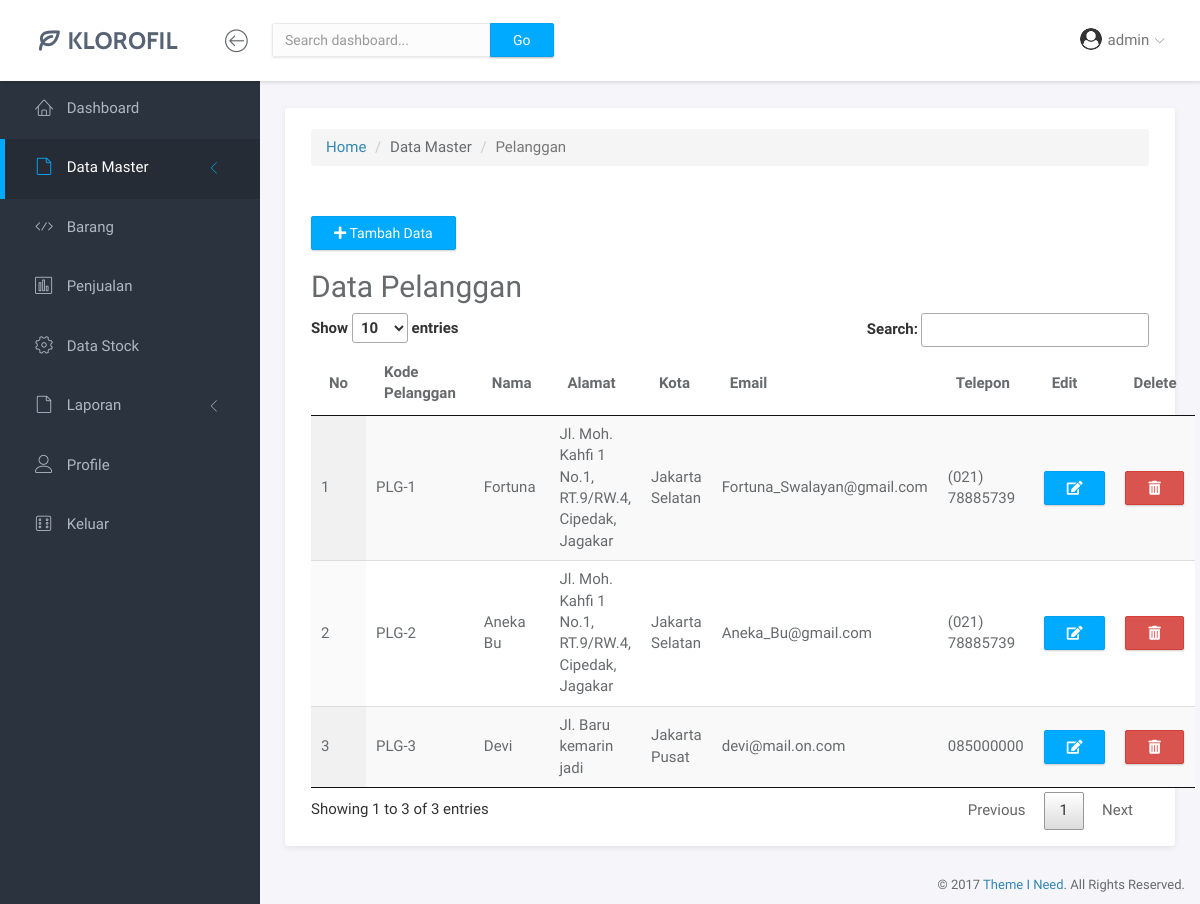
Before: /3-Dashboard-Pelanggan.php (signed in) with the older database file.
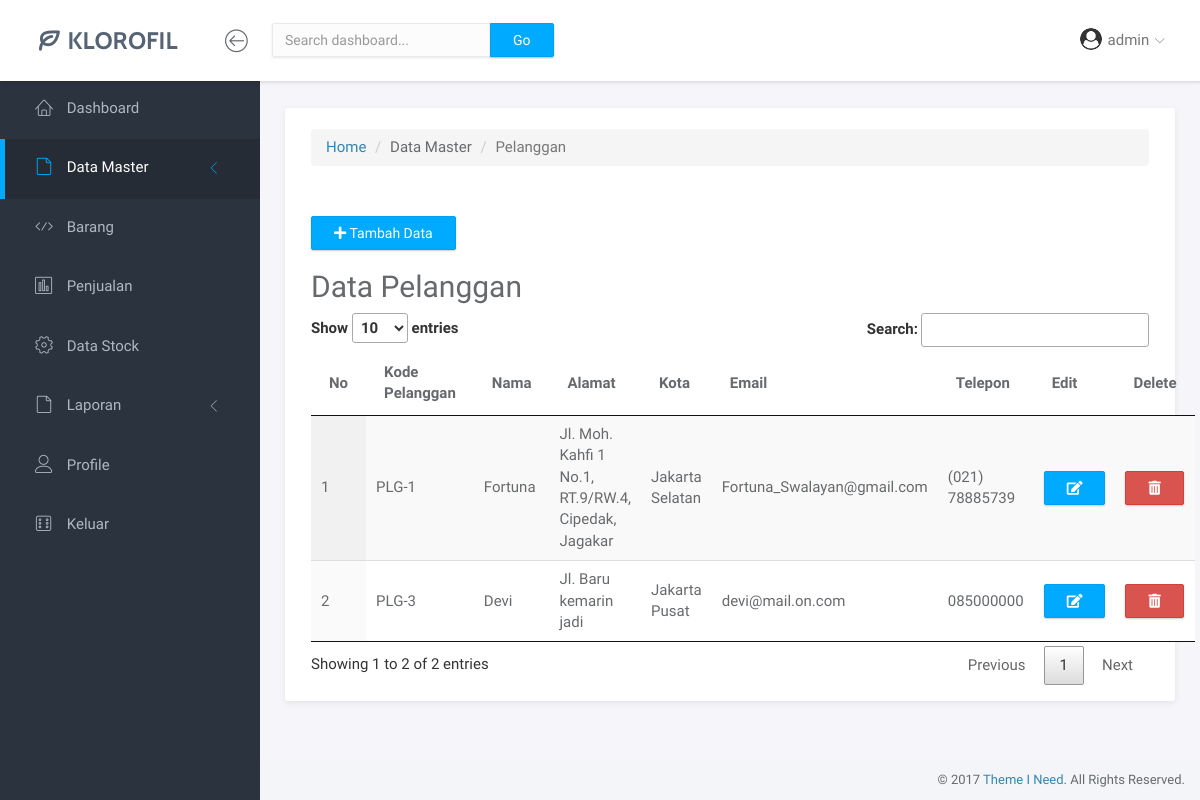
After: the same page with the newer database file.
### tables this page shows
CREATE TABLE `pelanggan` (
  `Kode_Pelanggan` varchar(12) NOT NULL,
  `Nama_Pelanggan` varchar(30) NOT NULL,
  `Alamat_Pelanggan` varchar(255) NOT NULL,
  `Kota_Pelanggan` varchar(30) NOT NULL,
  `Email_Pelanggan` varchar(30) DEFAULT NULL,
  `Telp_Pelanggan` varchar(30) DEFAULT NULL,
  `deleted` tinyint(1) NOT NULL DEFAULT 0
);

### functions/functions-pelanggan.php (called while the page is built, shortened)
<?php
$conn = mysqli_connect("localhost", "root", "", "kpdiana");
function query($query) {
	global $conn;
	$result = mysqli_query($conn, $query);
	$rows = [];
	while( $row = mysqli_fetch_assoc($result) ) {
		$rows[] = $row;
	}
	return $rows;
}
?>

### 3-Dashboard-Pelanggan.php (the view, shortened to what this page needs)
<?php
require 'functions/functions-pelanggan.php';
$daftarpelanggan = query("SELECT * FROM pelanggan WHERE deleted = 0");
?>
<!doctype html>
<html lang="en">
<head>
    <link rel="stylesheet" href="assets/vendor/bootstrap/css/bootstrap.min.css">
    <link rel="stylesheet" href="assets/vendor/fontawesome-free-5.15.3-web/css/all.css">
    <link rel="stylesheet" href="assets/vendor/linearicons/style.css">
    <link rel="stylesheet" href="assets/vendor/chartist/css/chartist-custom.css">
    <link rel="stylesheet" href="assets/css/main.css">
    <link rel="stylesheet" href="assets/css/demo.css">
    <link rel="stylesheet" href="assets/vendor/datatables/jquery.dataTables.min.css">
</head>
<body>
    <div id="wrapper">
        <nav class="navbar navbar-default navbar-fixed-top">
            <div class="brand">
                <a href="index.html"><img src="assets/img/logo-dark.png" alt="Klorofil Logo" class="img-responsive logo"></a>
            </div>
            <div class="container-fluid">
                <div class="navbar-btn">
                    <button type="button" class="btn-toggle-fullwidth"><i class="lnr lnr-arrow-left-circle"></i></button>
                </div>
                <form class="navbar-form navbar-left">
                    <div class="input-group">
                        <input type="text" value="" class="form-control" placeholder="Search dashboard...">
                        <span class="input-group-btn"><button type="button" class="btn btn-primary">Go</button></span>
                    </div>
                </form>
                <div id="navbar-menu">
                    <ul class="nav navbar-nav navbar-right">
                        <li class="dropdown">
                             <a href="#" class="dropdown-toggle" data-toggle="dropdown"><img src="assets/img/profile/<?= $_SESSION['user']['gambar'] ?>" class="img-circle" alt="Avatar"> <span><?= $_SESSION['user']['nama'] ?></span> <i class="icon-submenu lnr lnr-chevron-down"></i></a>
                        </li>
                    </ul>
                </div>
            </div>
        </nav>
        <div id="sidebar-nav" class="sidebar">
            <div class="sidebar-scroll">
                <nav>
                    <ul class="nav">
                        <li><a href="1-Dashboard-Home.php" class=""><i class="lnr lnr-home"></i> <span>Dashboard</span></a></li>
                        <li>
                            <a href="#subPages" data-toggle="collapse" class="collapsed active"><i class="lnr lnr-file-empty"></i>
							<span>Data Master</span> <i class="icon-submenu lnr lnr-chevron-left"></i></a>
                        </li>
                        <li><a href="9-Dashboard-BarangMasuk.php" class=""><i class="lnr lnr-code"></i></i> <span>Barang</span></a></li>
                        <li><a href="4-Dashboard-Penjualan.php" class=""><i class="lnr lnr-chart-bars"></i> <span>Penjualan</span></a></li>
                        <li><a href="5-Dashboard-DataStock.php" class=""><i class="lnr lnr-cog"></i> <span>Data Stock</span></a></li>
                        <li>
                            <a href="#Laporan" data-toggle="collapse" class="collapsed"><i class="lnr lnr-file-empty"></i>
							<span>Laporan</span> <i class="icon-submenu lnr lnr-chevron-left"></i></a>
                        </li>
                        <li><a href="page-profile.php" class=""><i class="lnr lnr-user"></i> <span>Profile</span></a></li>
                        <li><a href="logout.php" class=""><i class="lnr lnr-dice"></i> <span>Keluar</span></a></li>
                    </ul>
                </nav>
            </div>
        </div>
        <div class="main">
            <div class="main-content">
                <div class="container-fluid">
                    <div class="panel panel-headline">
                        <div class="panel-heading">
                            <div class="inibreadcumb">
                                <nav aria-label="breadcrumb">
                                    <ol class="breadcrumb">
                                        <li class="breadcrumb-item"><a href="1-Dashboard-Home.html">Home</a></li>
                                        <li class="breadcrumb-item">Data Master</li>
                                        <li class="breadcrumb-item active" aria-current="page">Pelanggan</li>
                                    </ol>
                                </nav>
                            </div>
                        </div>
                        <div class="panel-body">
                            <div class="row">
                                <div class="col-md-12">
                                    <button type="button" class="btn btn-primary" data-toggle="modal" data-target="#exampleModal"> <i class="fas fa-plus"></i> Tambah Data</button>
                                    <h2>Data Pelanggan</h2>
                                    <table id="table_barang" class="display">
                                        <thead>
                                            <tr>
                                                <th>No</th>
                                                <th>Kode Pelanggan</th>
                                                <th>Nama</th>
                                                <th>Alamat</th>
                                                <th>Kota</th>
                                                <th>Email</th>
                                                <th>Telepon</th>
                                                <th>Edit</th>
                                                <th>Delete</th>
                                            </tr>
                                        </thead>
                                        <tbody>
                                            <?php $i = 1; ?>
                                            <?php foreach($daftarpelanggan as $pelanggan): ?>
                                                <tr>
                                                    <td><?= $i ?></td>
                                                    <td><?= $pelanggan['Kode_Pelanggan'] ?></td>
                                                    <td><?= $pelanggan['Nama_Pelanggan'] ?></td>
                                                    <td><?= $pelanggan['Alamat_Pelanggan'] ?></td>
                                                    <td><?= $pelanggan['Kota_Pelanggan'] ?></td>
                                                    <td><?= $pelanggan['Email_Pelanggan'] ?></td>
                                                    <td><?= $pelanggan['Telp_Pelanggan'] ?></td>
                                                    <td>
                                                        <button type="button" class="btn btn-primary" data-toggle="modal" data-target="#editModal" data-whatever="<?= $pelanggan['Kode_Pelanggan'] ?>~<?= $pelanggan['Nama_Pelanggan'] ?>~<?= $pelanggan['Alamat_Pelanggan'] ?>~<?= $pelanggan['Kota_Pelanggan'] ?>~<?= $pelanggan['Email_Pelanggan'] ?>~<?= $pelanggan['Telp_Pelanggan'] ?>"><i class="fas fa-edit"></i></button>
                                                    </td>
                                                    <td>
                                                        <button type="button" class="btn btn-danger" data-toggle="modal" data-target="#deleteModal" data-whatever="<?= $pelanggan['Kode_Pelanggan'] ?>_<?= $pelanggan['Nama_Pelanggan'] ?>"><i class="fas fa-trash-alt"></i></button>
                                                    </td>
                                                </tr>
                                            <?php $i++; ?>
                                            <?php endforeach ?>
                                        </tbody>
                                    </table>
                                </div>
                            </div>
                        </div>
                    </div>
                </div>
            </div>
        </div>
        <footer>
            <div class="container-fluid">
                <p class="copyright">&copy; 2017 <a href="https://www.themeineed.com" target="_blank">Theme I Need</a>. All Rights Reserved.</p>
            </div>
        </footer>
    </div>
</body>
</html>

Changed rows visible on the page:
removed pelanggan: Kode_Pelanggan "PLG-2", Nama_Pelanggan "Aneka Bu", Alamat_Pelanggan "Jl. Moh. Kahfi 1 No.1, RT.9/RW.4, Cipedak, Jagakar", Kota_Pelanggan "Jakarta Selatan", Email_Pelanggan "Aneka_Bu@gmail.com", Telp_Pelanggan "(021) 78885739"
Other visible differences:
text written by a page script: "Show entries Search: Showing 1 to 3 of 3 entries Previous 1 Next" → "Show entries Search: Showing 1 to 2 of 2 entries Previous 1 Next"
